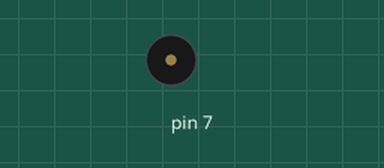
This sketch was run on a simulated Arduino Uno, built with avr-gcc and run on an emulated ATmega328P. On the bench: buzzer (waves = sounding).

Above: at 0.4 s.
Timing chart, 0 to 1.9 s (numbered marks = the images above):
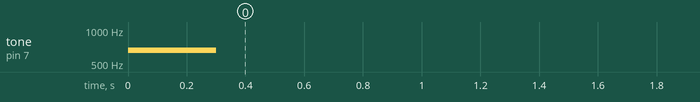

The sketch:

reproduzirSomArduino.ino
```cpp
/**
   Reproduzindo Som com Arduino
   @author BabbyWitt
*/

void setup() {
  pinMode (7, OUTPUT);
  tone (7, 660);
  delay (100);
  noTone (7);
  tone (7, 660);
  delay (100);
  noTone (7);
  tone (7, 660);
  delay (100);
  noTone (7);

}

void loop() {

}
```
